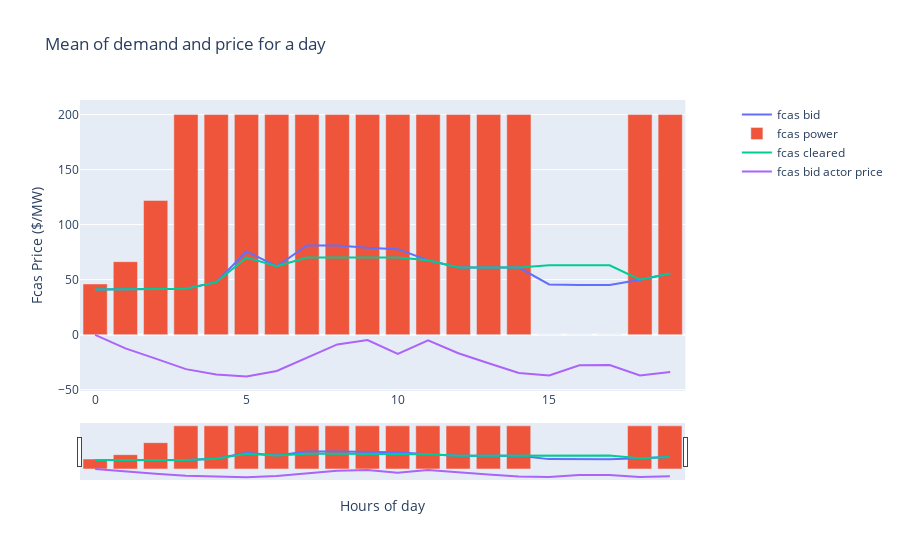

The code cell stored with this chart in its notebook:
### Code cell
fig = make_subplots(specs=[[{"secondary_y": True}]])
fig.add_trace(go.Scatter(x=results['timestamp'].index, y=results['bid_fcas_price'], name='fcas bid'), secondary_y=False)
fig.add_trace(go.Bar(x=results['timestamp'].index, y=results['bid_fcas_power'], name='fcas power'), secondary_y=False)
fig.add_trace(go.Scatter(x=results['timestamp'].index, y=results['fcas_clearing_price'], name='fcas cleared'), secondary_y=False)
fig.add_trace(go.Scatter(x=results['timestamp'].index, y=results['bid_fcas_actor_price'], name='fcas bid actor price'), secondary_y=False)

# fig.add_trace(go.Scatter(x=results['timestamp'].index, y=results['raise_demand'], name='fcas demand'), secondary_y=True)

# Add figure title
fig.update_layout(
    title_text="Mean of demand and price for a day",
    xaxis_rangeslider_visible=True,
)

# Set x-axis title
fig.update_xaxes(title_text="Hours of day")

# Set y-axes titles
fig.update_yaxes(title_text="Fcas Price ($/MW)", secondary_y=False)
fig.update_yaxes(title_text="Fcas Demand (MW)", secondary_y=True)

fig.show()

### Figure 1 — Plotly figure (JSON) as saved in the notebook; plotly's stock layout.template omitted (floating-point values rounded to 4 significant figures)
{"data": [{"name": "fcas bid", "type": "scatter", "x": [0, 1, 2, 3, 4, 5, 6, 7, 8, 9, 10, 11, 12, 13, 14, 15, 16, 17, 18, 19], "xaxis": "x", "y": [41, 41, 41, 41.67, 47.67, 75.59, 62.14, 81, 81, 78.92, 77.67, 67.67, 61, 61, 61, 45.63, 45, 45.06, 49.88, 55.54], "yaxis": "y"}, {"name": "fcas power", "type": "bar", "x": [0, 1, 2, 3, 4, 5, 6, 7, 8, 9, 10, 11, 12, 13, 14, 15, 16, 17, 18, 19], "xaxis": "x", "y": [46.06, 66.31, 122.0, 200, 200, 200, 200, 200, 200, 200, 200, 200, 200, 200, 200, 2.813e-07, 2.027e-06, 2.88e-06, 200, 200], "yaxis": "y"}, {"name": "fcas cleared", "type": "scatter", "x": [0, 1, 2, 3, 4, 5, 6, 7, 8, 9, 10, 11, 12, 13, 14, 15, 16, 17, 18, 19], "xaxis": "x", "y": [41, 41, 41, 41.67, 47.67, 70, 62.14, 70, 70, 70, 70, 67.67, 61, 61, 61, 63, 63, 63, 49.88, 55.54], "yaxis": "y"}, {"name": "fcas bid actor price", "type": "scatter", "x": [0, 1, 2, 3, 4, 5, 6, 7, 8, 9, 10, 11, 12, 13, 14, 15, 16, 17, 18, 19], "xaxis": "x", "y": [-0.2928, -12.47, -21.79, -31.33, -36.19, -37.99, -33.0, -20.86, -8.879, -4.978, -17.52, -5.078, -16.92, -26.05, -34.89, -37.05, -27.77, -27.62, -37.15, -34.05], "yaxis": "y"}], "layout": {"title": {"text": "Mean of demand and price for a day"}, "xaxis": {"anchor": "y", "domain": [0, 0.94], "rangeslider": {"visible": true}, "title": {"text": "Hours of day"}}, "yaxis": {"anchor": "x", "domain": [0, 1], "title": {"text": "Fcas Price ($/MW)"}}, "yaxis2": {"anchor": "x", "overlaying": "y", "side": "right", "title": {"text": "Fcas Demand (MW)"}}}}
